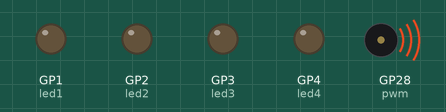
This program was run on a simulated Raspberry Pi Pico running MicroPython. Shown: output pins drawn as LEDs (lit = HIGH), buzzer (waves = sounding).

Above: at 0.06 s.
At 2.5 s:
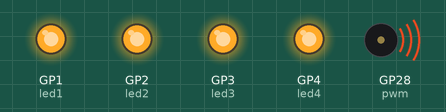
Timing chart, 0 to 3.0 s (numbered marks = the images above):
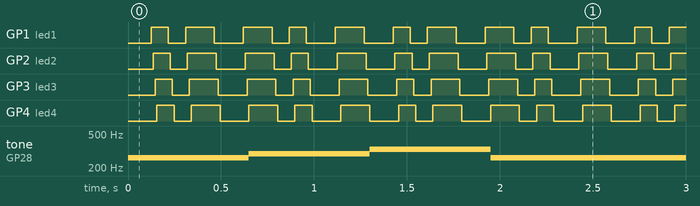

The program:

Pico_Buzzer_Music_demo_main.py
```python
from machine import Pin, PWM
import time

led1 = Pin(1, Pin.OUT)
led2 = Pin(2, Pin.OUT)
led3 = Pin(3, Pin.OUT)
led4 = Pin(4, Pin.OUT)


pwm = PWM(Pin(28))
#           do   re  mi    fa   sao  la   si
L_tones = [262, 294, 330, 349, 392, 440, 494 ]
M_tones = [523, 587, 659, 698, 784, 880, 988 ]
H_tones = [1046, 1175, 1318, 1397, 1568, 1760, 1967]

# durations = [125, 62, 187, 94, 250, 125 ]
durations = [125,62,62,125,125]

twotigers = [262, 294, 330, 262, 262, 294, 330, 262, 330, 349, 392, 330, 349, 392, 392,
             440, 392, 349, 330,262, 392,440, 392, 349, 330, 262, 262, 392, 262, 262, 392, 262 ]

def play_atone(tone, duration):
    pwm.freq(tone)
    pwm.duty_u16(4000)
    time.sleep_ms(duration)

while True:
    for f in range(len(twotigers)):
        for d in range(len(durations)):
            play_atone(twotigers[f], durations[d])
            led1.toggle()
            time.sleep(0.01)
            led2.toggle()
            time.sleep(0.01)
            led3.toggle()
            time.sleep(0.01)
            led4.toggle()

     
```

Measured:
- by itself, GP1 (led1), GP2 (led2), GP3 (led3), GP4 (led4): alternates HIGH for 0.16 s and LOW for 0.16 s
- by itself, tone on GP28 (pwm): plays 262 Hz for 0.65 s, 294 Hz for 0.65 s, 330 Hz for 0.65 s, 262 Hz for 1.3 s, 294 Hz for 0.65 s, 330 Hz for 0.65 s … (170 notes in this stretch)
